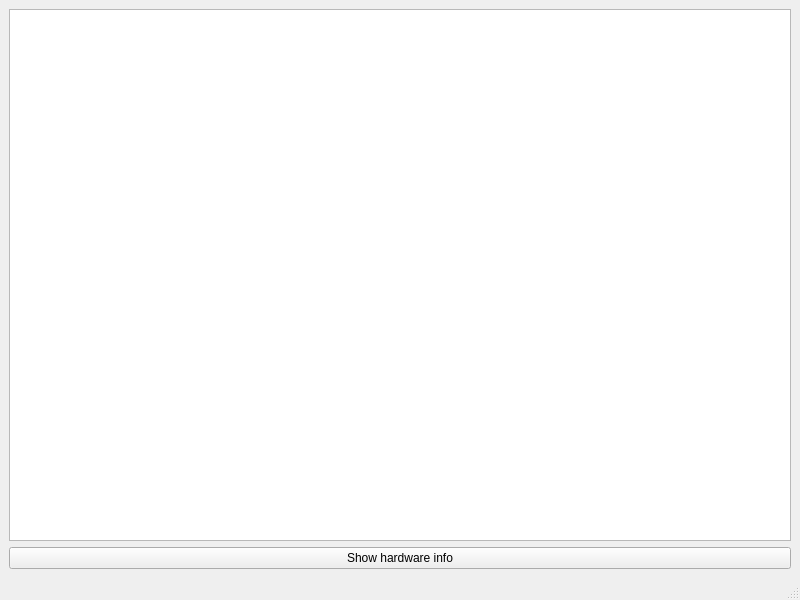
<?xml version="1.0" encoding="UTF-8"?>
<ui version="4.0">
 <class>SystemInfo</class>
 <widget class="QMainWindow" name="SystemInfo">
  <property name="geometry">
   <rect>
    <x>0</x>
    <y>0</y>
    <width>800</width>
    <height>600</height>
   </rect>
  </property>
  <property name="windowTitle">
   <string>SystemInfo</string>
  </property>
  <widget class="QWidget" name="centralwidget">
   <layout class="QVBoxLayout" name="verticalLayout">
    <item>
     <widget class="QListWidget" name="listWidget"/>
    </item>
    <item>
     <widget class="QPushButton" name="pushButton">
      <property name="text">
       <string>Show hardware info</string>
      </property>
     </widget>
    </item>
   </layout>
  </widget>
  <widget class="QMenuBar" name="menubar">
   <property name="geometry">
    <rect>
     <x>0</x>
     <y>0</y>
     <width>800</width>
     <height>22</height>
    </rect>
   </property>
  </widget>
  <widget class="QStatusBar" name="statusbar"/>
 </widget>
 <resources/>
 <connections/>
</ui>
